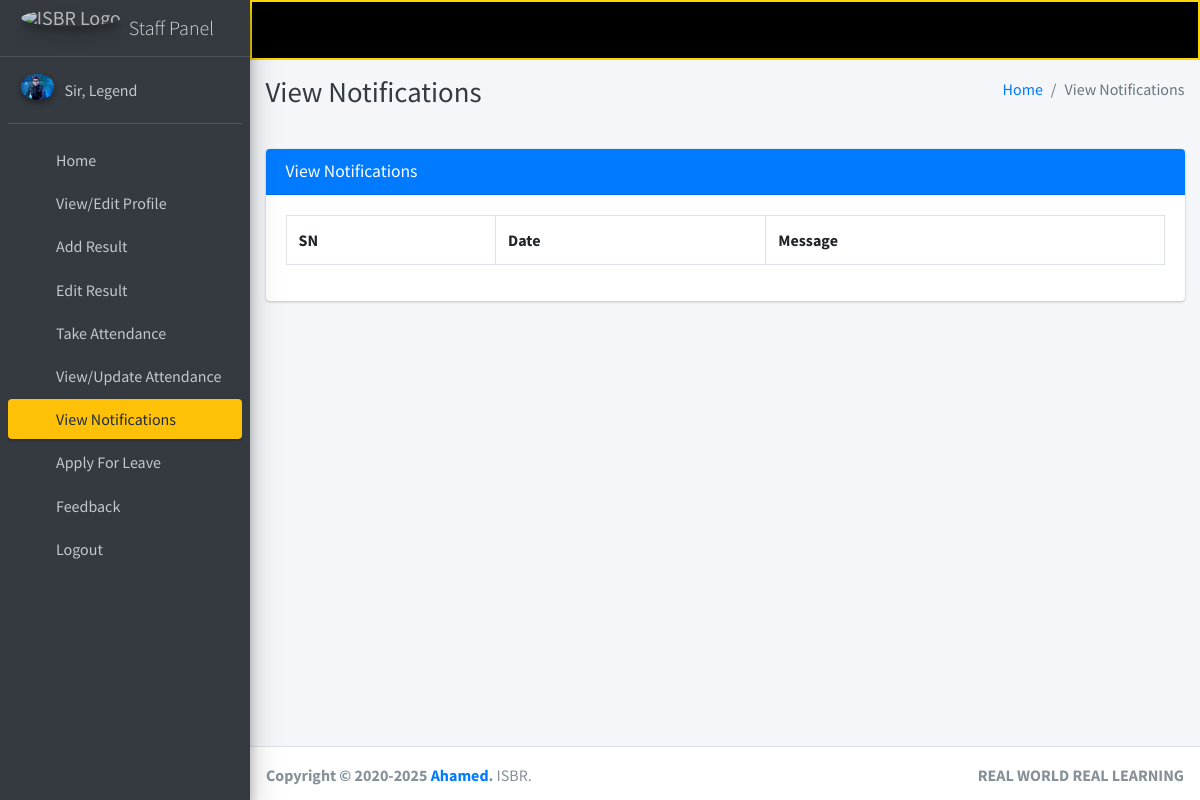
The page /staff/view/notification/ (signed in) on the database as committed earlier.
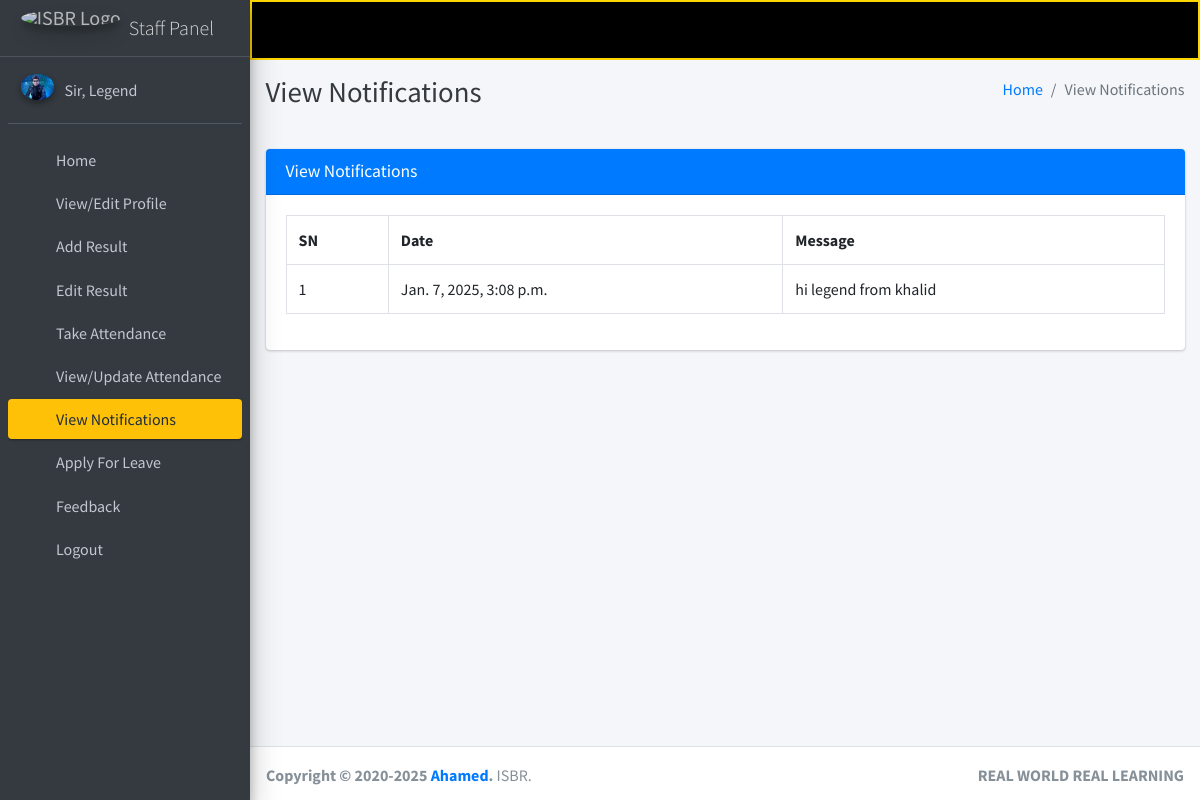
The same page on the database as committed later.
### main_app/models.py (models this page shows)
class NotificationStaff(models.Model):
    staff = models.ForeignKey(Staff, on_delete=models.CASCADE)
    message = models.TextField()
    created_at = models.DateTimeField(auto_now_add=True)
    updated_at = models.DateTimeField(auto_now=True)

### main_app/staff_views.py (the view)
# urls.py: path("staff/view/notification/", staff_views.staff_view_notification,
def staff_view_notification(request):
    staff = get_object_or_404(Staff, admin=request.user)
    notifications = NotificationStaff.objects.filter(staff=staff)
    context = {
        'notifications': notifications,
        'page_title': "View Notifications"
    }
    return render(request, "staff_template/staff_view_notification.html", context)

### main_app/models.py (called while the page is built)
    def __str__(self):
        return self.last_name + ", " + self.first_name

### main_app/templates/staff_template/staff_view_notification.html
{% extends 'main_app/base.html' %}
{% load static %}
{% block page_title %}{{page_title}}{% endblock page_title %}
{% block content %}
<section class="content">
    <div class="container-fluid">
        <div class="row">
            <div class="col-md-12">
                <div class="card card-primary">
                    <div class="card-header">
                        <h3 class="card-title">{{page_title}}</h3>
                    </div>
                    <div class="card-body">
                        <div class="form-group table">
              <table class="table table-bordered">
                  <tr>
                      <th>SN</th>
                      <th>Date</th>
                      <th>Message</th>
                  </tr>
                  {% for notification in  notifications %}
                    <tr>
                        <td>{{forloop.counter}}</td>
                        <td>{{notification.created_at}}</td>
                        <td>{{notification.message}}</td>
                    </tr>
                  {% endfor %}
              </table>
                        </div>
                    </div>
                </div>
            </div>
        </div>
    </div>
</section>
{% endblock content %}

Rows that differ between the two databases and show on the page:
added NotificationStaff: created_at "Jan. 7, 2025, 3:08 p.m.", message "hi legend from khalid"
